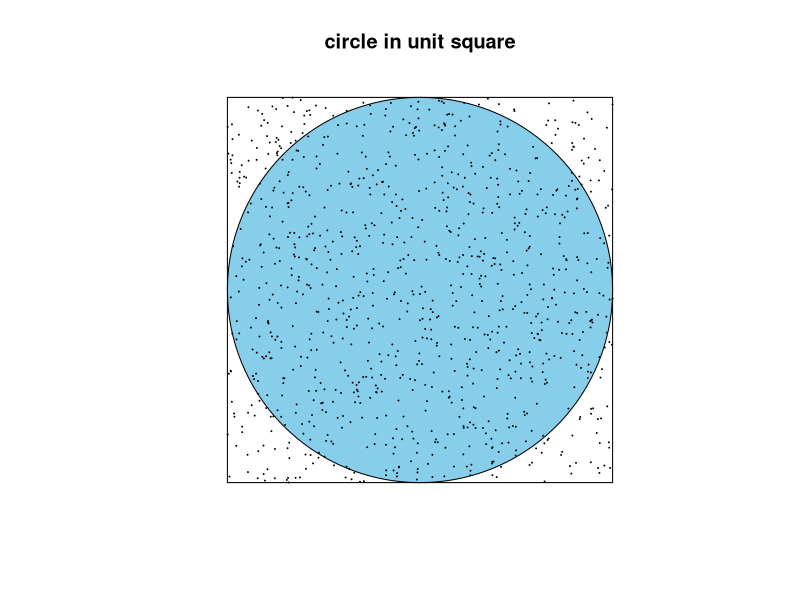

Source code (R):

#' Exercise 3
#' Alter the program MonteCarlo to estimate the area of
#' the circle of radius 1/2 with center at (1/2, 1/2)
#' inside the unit square by choosing 1000 points at random.

n = 1000 # the number of experiments
inside_num = 0 # the number of points under the curve y=x^2
xdata = runif(n) # x value of point
ydata = runif(n) # y value of point
for (i in 1:n) {
  x = xdata[i]
  y = ydata[i]
  if ((x-1/2)^2 + (y-1/2)^2 < 1/4) {
    inside_num = inside_num + 1
  }
}

x = seq(0, 1, 0.001)
uppery = 1/2 + sqrt(1/4 - (x-1/2)^2)
lowery = 1/2 - sqrt(1/4 - (x-1/2)^2)
polyx = c(x, rev(x))
polyy = c(lowery, uppery)

plot(c(), c(), main='circle in unit square',
     axes=F, xlab='', ylab='', xlim=c(0,1), ylim=c(0,1), asp=1)
lines(c(0, 1, 1, 0, 0), c(0, 0, 1, 1, 0))

polygon(polyx, polyy, col='skyblue')
points(xdata, ydata, cex=.01)

cat('Estimate of area is ', inside_num / n)
cat('Estimate of pi is ', inside_num / n * 4)
